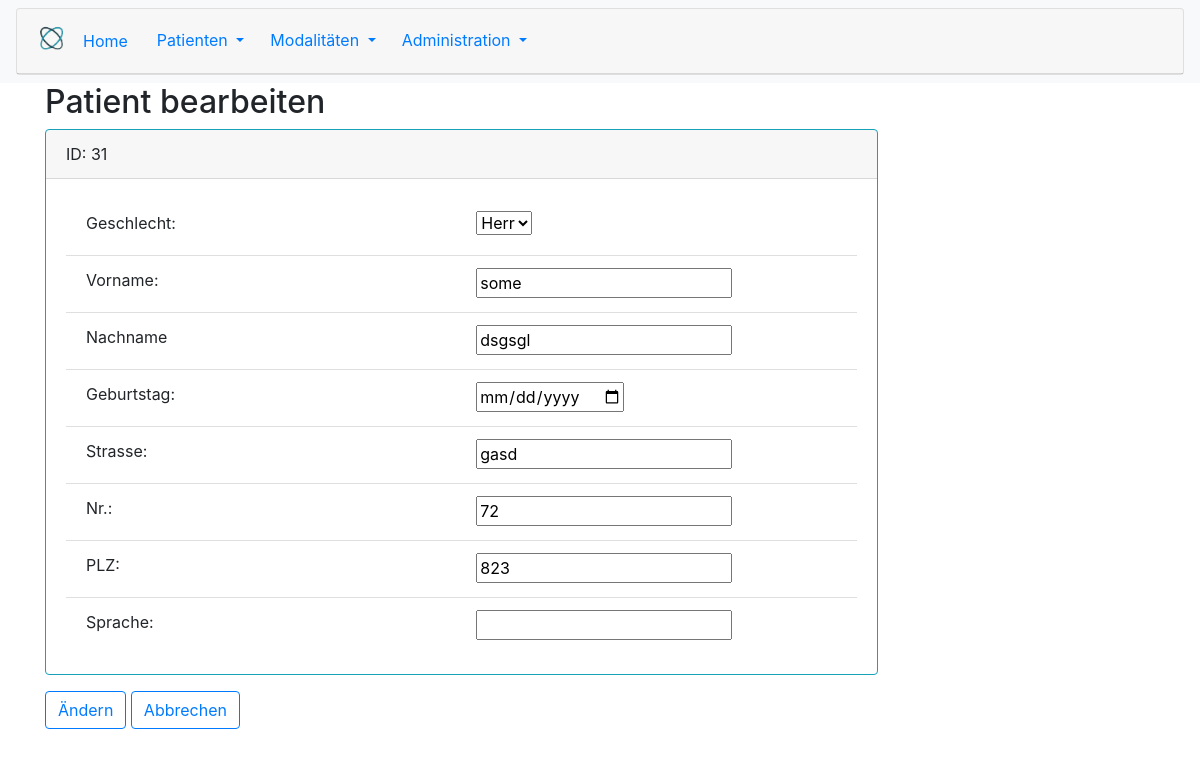
The page /patients/31/detail/ on the database as committed earlier.
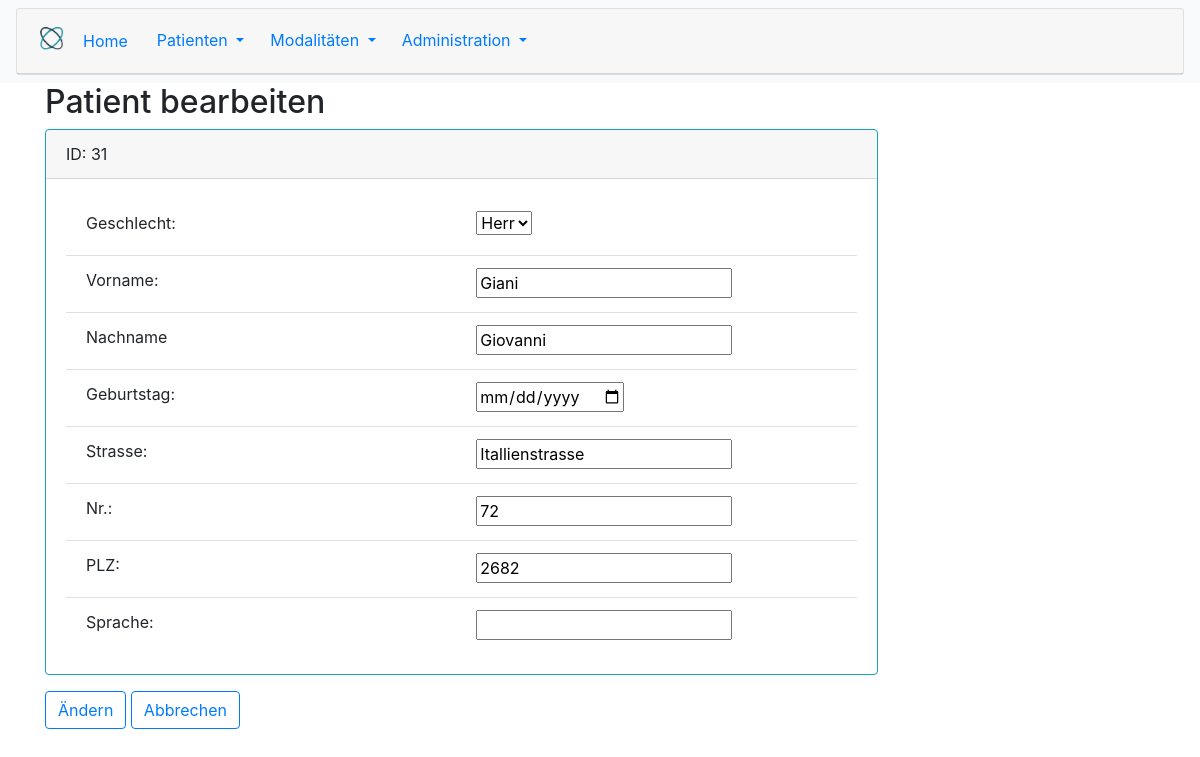
The same page on the database as committed later.
### patients/models.py (models this page shows, shortened)
class PatientInformation(models.Model):
    sex=[('male','Herr'),('female','Frau')]
    title =  models.CharField(max_length=6,choices=sex)
    first_name = models.CharField(max_length=50)
    second_name = models.CharField(max_length=50)
    birthdate = models.DateField()
    address = models.CharField(max_length=50)
    number = models.CharField(max_length=10)
    code = models.CharField(max_length=4)
    language = models.CharField(max_length=10)

### patients/views.py (the view)
# urls.py: path('patients/<int:id>/detail/', patient_detail_view, name ='patientDetail'),
def patient_detail_view(request, id):
    obj = get_object_or_404(PatientInformation, id=id)
    form = PatientInformationForm(request.POST or None, instance=obj)
    if form.is_valid():
        form.save()
        form = PatientInformationForm()
        return redirect('patients')
    context = {
        'object': obj
    }
    return render(request, 'patient/patient_detail.html', context)

### templates/patient/patient_detail.html (shortened to what the changed rows need)
{% extends 'base.html' %}
{% block content %}
<h2>Patient bearbeiten</h2>
<form method='POST'>
    <div class="card border-info mb-3 w-75">
        <div class="card-header">
            ID: {{ object.id }}
        </div>
        <div class="card-body">
            <ul class="list-group list-group-flush">
                <li class="list-group-item">
                    <div class="row">
                        <div class="col">
                            <input type="text" name="first_name" id="id_first_name" value='{{ object.first_name }}'>
                        </div>
                    </div>
                </li>
                <li class="list-group-item">
                    <div class="row">
                        <div class="col">
                            <input type="text" name="second_name" id="id_second_name" value='{{ object.second_name }}'>
                        </div>
                    </div>
                </li>
                <li class="list-group-item">
                    <div class="row">
                        <div class="col">
                            <input type="text" name="address" id="id_address"
                                value='{{ object.address }}'>
                        </div>
                    </div>
                </li>
                <li class="list-group-item">
                    <div class="row">
                        <div class="col">
                            <input type="text" name="number" id="id_number"
                                value='{{ object.number }}'>
                        </div>
                    </div>
                </li>
                <li class="list-group-item">
                    <div class="row">
                        <div class="col">
                            <input type="text" name="code" id="id_code"
                                value='{{ object.code }}'>
                        </div>
                    </div>
                </li>
        </div>
    </div>
</form>
{% endblock %}

Rows that differ between the two databases and show on the page:
changed PatientInformation id 31: first_name "some" → "Giani"; second_name "dsgsgl" → "Giovanni"; address "gasd" → "Itallienstrasse"; code "823" → "2682"
